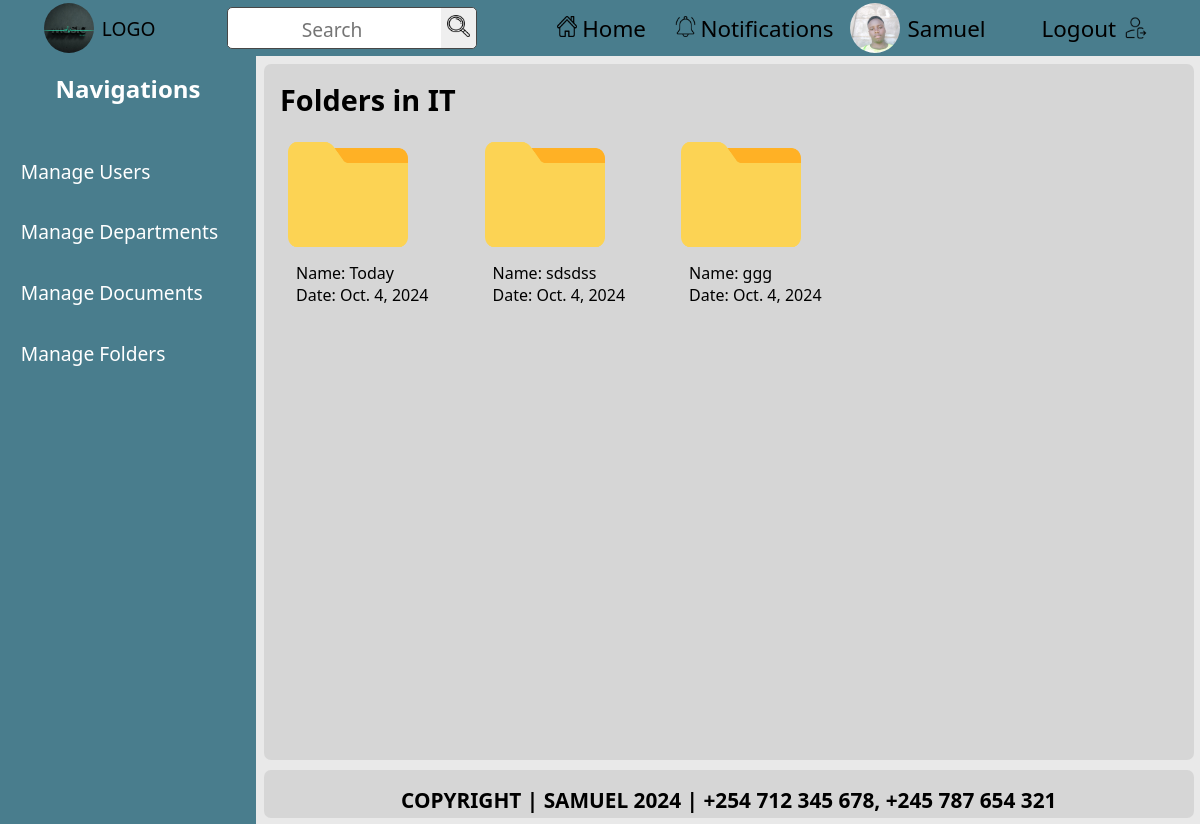
Page /custom-admin/departments/view/1/ (signed in) on the committed database.
### documents/models.py (models this page shows, shortened)
class CustomUser(AbstractUser):
    department = models.ForeignKey(
        Department,
        on_delete=models.SET_NULL,
        null=True,
        blank=True,
        related_name='users'
    )
    nationalID = models.CharField(max_length=20, unique=True, null=True, blank=True)  # Adjust max_length as necessary
    contact_number = models.CharField(max_length=15, unique=True, null=True, blank=True)  # Adjust max_length as necessary
    groups = models.ManyToManyField(
        Group,
        related_name='customuser_set',  # Ensure unique related_name
        blank=True,
    )
    user_permissions = models.ManyToManyField(
        Permission,
        related_name='customuser_set',  # Ensure unique related_name
        blank=True,
    )

class Department(models.Model):
    name = models.CharField(max_length=100)
    created_at = models.DateTimeField(auto_now_add=True)
    created_by = models.ForeignKey(
        'CustomUser',
        on_delete=models.SET_NULL,
        null=True,
        related_name='departments_created'
    )
    updated_at = models.DateTimeField(auto_now=True)

class Folder(models.Model):
    name = models.CharField(max_length=100)
    department = models.ForeignKey(
        Department,
        on_delete=models.CASCADE,
        related_name='folders'
    )
    created_at = models.DateField(auto_now_add=True)
    created_by = models.ForeignKey(
        CustomUser,
        on_delete=models.SET_NULL,
        null=True,
        related_name='folders_created'
    )
    updated_at = models.DateTimeField(auto_now=True)
    @property
    def is_empty(self):
        return not self.documents.exists()

### custom_admin_dashboard/views.py (the view)
# urls.py: path('departments/view/<int:department_id>/', views.admin_view_department, name='admin_view_department'),
@login_required
@admin_required(login_url='/login/')
def admin_view_department(request, department_id):
    department = get_object_or_404(Department, id=department_id)
    folders = department.folders.all()  # Fetch all folders related to the department
    return render(request, 'custom_admin_dashboard/admin_view_folder.html', {
        'department': department,
        'folders': folders,  # Pass the folders to the template
    })

### custom_admin_dashboard/views.py (called while the page is built)
def admin_required(login_url=None):
    return user_passes_test(lambda u: u.is_superuser, login_url=login_url)

### documents/context_processors.py (called while the page is built)
def departments_context(request):
    user_department = None
    if request.user.is_authenticated:
        user_department = request.user.department  # Assuming User model has a 'department' field
    return {
        'user_department': user_department
    }

### custom_admin_dashboard/templates/custom_admin_dashboard/admin_view_folder.html (shortened to what this page needs)
{% extends 'admin_base.html' %}
{% load static %}
{% block extra_css %}
<link rel="stylesheet" href="{% static 'css/svg.css' %}" />
<link rel="stylesheet" href="{% static 'css/folders.css' %}" />
{% endblock %}{% block title %}Folders{% endblock %} {% block content %}
{% if folders %}
<h2>Folders in {{department.name }}</h2>
<div class="folder-container">
  {% for folder in folders %}
  <a href="{% url 'custom_admin_dashboard:admin_open_folder' folder.id %}">
    <div class="folder-items">
      {% if folder.is_empty %}
      <img
        src="{% static 'images/empty-folder.png' %}"
        alt="empty_folder"
        width="120rem"
        height="135rem"
      />
      {% endif %}
      <div class="folder-details">
        <p>Name: {{ folder.name }}</p>
        <p>Date: {{ folder.created_at }}</p>
      </div>
    </div>
  </a>
  {% endfor %}
</div>
{% endif %} {% endblock %}

### templates/admin_base.html (shortened to what this page needs)
<!DOCTYPE html>
{% load static %}
<html lang="en">
  <head>
    <link rel="stylesheet" href="{% static 'css/index.css' %}" />
    {% block extra_css %}{% endblock %}
  </head>
  <body>
    <header>
      <a
        href="{% if user.is_superuser %}{% url 'custom_admin_dashboard:admin_dashboard' %}{% else %}{% url 'documents:home' %}{% endif %}"
      >
        <div class="left-row">
          <img
            src="{% static 'images/logo.jpg' %}"
            alt="logo image"
            width="50"
            height="50"
          />
          <span>LOGO</span>
        </div>
      </a>
      <div class="middle-row">
        <form action="{% url 'custom_admin_dashboard:search' %}" method="get">
          <input type="text" name="q" placeholder="Search" required />
          <button type="submit">
            <img src="{% static 'images/search.png' %}" alt="Search" />
          </button>
        </form>
      </div>
      <div class="right-row">
        <ul>
          <a
            href="{% if user.is_superuser %}{% url 'custom_admin_dashboard:admin_dashboard' %}{% else %}{% url 'documents:home' %}{% endif %}"
          >
            <li>
              <span
                ><img src="{% static 'images/home.png' %}" alt="Home" /></span
              >Home
            </li>
          </a>
          <a href="#">
            <li>
              <span
                ><img
                  src="{% static 'images/notification.png' %}"
                  alt="Notifications" /></span
              >Notifications
            </li>
          </a>
        </ul>
        <a href="#">
          <div class="profile">
            <img
              src="{% static 'images/profile.jpg' %}"
              alt="profile picture"
              width="50"
              height="50"
            />
            <span>{{ user.username }}</span>
          </div>
        </a>
        <a href="{% url 'documents:logout' %}">
          <div class="last">
            <span>Logout</span>
            <img src="{% static 'images/logout.png' %}" alt="Logout" />
          </div>
        </a>
      </div>
    </header>
    <main>
      <section>
        <div class="sidebar">
          <div class="title">
            <h1>Navigations</h1>
          </div>
          <div class="sidebar-list">
            <nav>
              <ul>
                <a href="{% url 'custom_admin_dashboard:manage_users' %}">
                  <div class="sidebar-items"><li>Manage Users</li></div>
                </a>
                <a href="{% url 'custom_admin_dashboard:admin_departments' %}">
                  <div class="sidebar-items">
                    <li>Manage Departments</li>
                  </div>
                </a>
                <a href="{% url 'custom_admin_dashboard:admin_documents' %}">
                  <div class="sidebar-items"><li>Manage Documents</li></div>
                </a>
                <a href="{% url 'custom_admin_dashboard:admin_folders' %}">
                  <div class="sidebar-items"><li>Manage Folders</li></div>
                </a>
              </ul>
            </nav>
          </div>
        </div>
      </section>
      <section>
        <div class="container">
          {% block content %} {% endblock %}
        </div>
      </section>
    </main>
    <footer>
      <div class="endnote">
        <p>COPYRIGHT | SAMUEL 2024 | +254 712 345 678, +245 787 654 321</p>
      </div>
    </footer>
  </body>
</html>

### static/css/index.css (style rules this page uses)
* { margin: 0; padding: 0; box-sizing: border-box; text-decoration: none; font-family: "Segoe UI", Tahoma, Geneva, Verdana, sans-serif; }
a { color: black; }
li { list-style: none; }
body { background-color: hsla(0, 0%, 90%, 0.87); }
header { display: flex; align-items: center; justify-content: space-around; padding: 0.5rem; background-color: hsl(194, 32%, 42%); position: fixed; font-size: 1.2rem; top: 0; left: 0; right: 0; height: 3.5rem; z-index: 100; }
header ul { display: flex; list-style: none; gap: 0.8rem; }
header ul li { font-size: 1.4rem; border-radius: 6px; }
.left-row { display: flex; align-items: center; }
.middle-row form { background-color: white; width: auto; border: 1.5px solid hsl(0, 0%, 28%); border-radius: 5px; }
.middle-row form input { outline: none; border: none; text-align: center; padding: 0.3rem; }
.middle-row form input::placeholder { margin: auto; font-size: 1.2rem; }
.middle-row form button img { width: 1.4rem; height: 1.4rem; }
.middle-row form button { cursor: pointer; padding: 0.4rem; border: none; outline: none; border-top-right-radius: 5px; border-bottom-right-radius: 5px; }
.right-row { display: flex; align-items: center; }
.right-row ul { cursor: pointer; }
.right-row ul li { display: flex; align-items: center; justify-content: center; padding: 0.5rem; }
.right-row ul li img { margin-right: 0.3rem; width: 1.3rem; height: 1.3rem; }
.left-row span { cursor: pointer; }
.left-row img { cursor: pointer; object-fit: cover; margin-right: 0.5rem; width: 50px; height: 50px; border-radius: 50%; }
.last { display: flex; align-items: center; justify-content: center; gap: 0.5rem; margin-left: 3rem; font-size: 1.4rem; border-radius: 6px; padding: 0.5rem; }
.last img { width: 1.5rem; height: 1.5rem; }
.profile { font-size: 1.4rem; border-radius: 6px; margin-left: 0.5rem; display: flex; align-items: center; }
.profile img { object-fit: cover; margin-right: 0.5rem; width: 50px; height: 50px; border-radius: 50%; }
.sidebar { color: white; background-color: hsl(194, 32%, 42%); position: fixed; width: 16rem; top: 3.5rem; bottom: 0; display: flex; flex-direction: column; gap: 1rem; }
.sidebar .title { padding: 1rem; text-align: center; }
.sidebar-items { color: white; margin: 0.5rem; font-size: 1.2rem; border-radius: 5px; padding: 0.8rem; }
.container { overflow-y: auto; font-size: 1.2rem; height: 87vh; width: auto; background-color: hsla(0, 0%, 77%, 0.5); padding: 1rem; margin-top: 4rem; margin-left: 16.5rem; margin-right: 0.4rem; margin-bottom: 4rem; border-radius: 7px; }
.endnote { bottom: 0; right: 0; left: 0; position: fixed; padding: 1rem; font-size: 1.3rem; font-weight: bold; background-color: hsla(0, 0%, 77%, 0.5); height: 3rem; text-align: center; justify-content: center; margin-left: 16.5rem; margin-right: 0.4rem; margin-bottom: 0.4rem; border-radius: 7px; }

### static/css/folders.css (style rules this page uses)
.folder-container { display: flex; flex-wrap: wrap; gap: 2.5rem; margin-right: 0; }
.folder-items { padding: 0.5rem; border-radius: 0.3rem; display: flex; flex-direction: column; }
.folder-details { font-size: 1rem; margin-left: 0.5rem; display: flex; flex-direction: column; }

### rows in the picture
CustomUser: username "Samuel"
Department: name "IT"
Folder: name "Today", created_at "Oct. 4, 2024"
Folder: name "sdsdss", created_at "Oct. 4, 2024"
Folder: name "ggg", created_at "Oct. 4, 2024"
